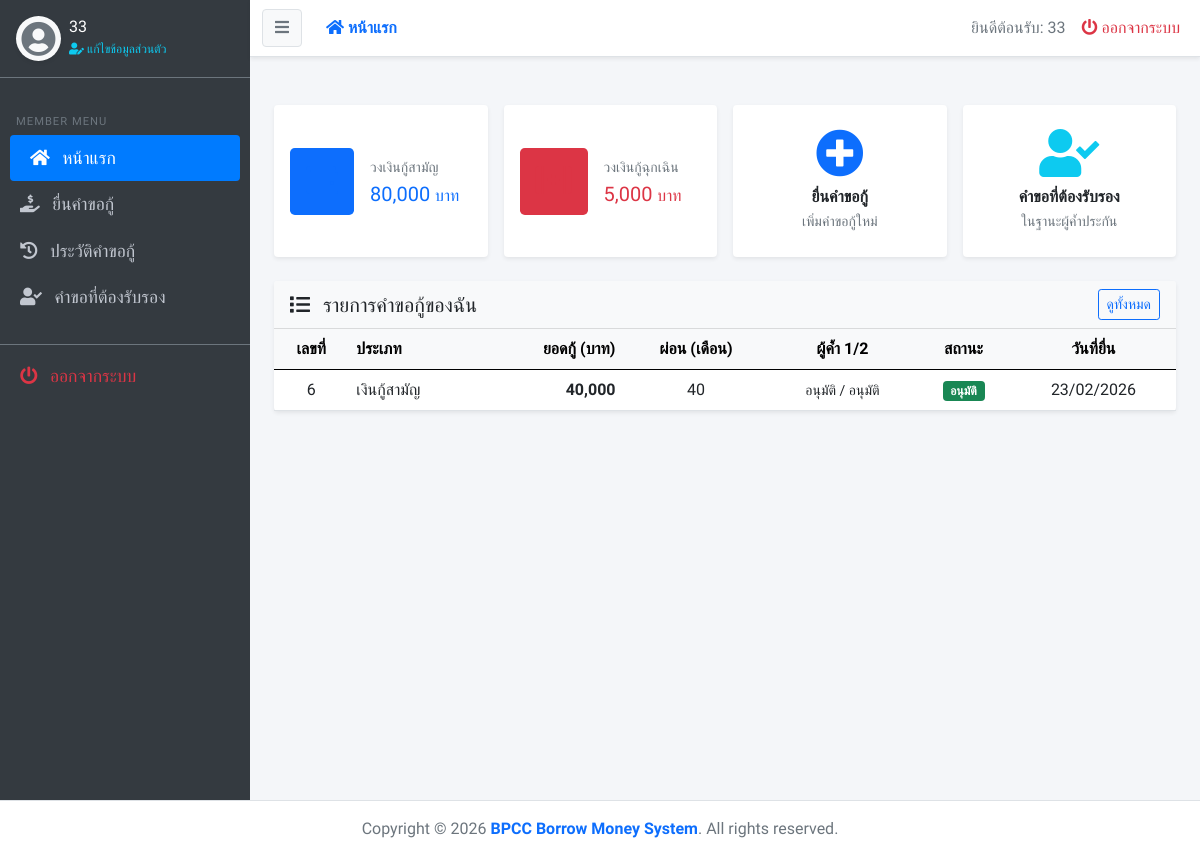
/user/index.php (signed in), run on the app's committed database.
### tables this page shows
CREATE TABLE `member` (
  `mem_id` varchar(13) NOT NULL,
  `mem_name` varchar(80) NOT NULL,
  `mem_address` text NOT NULL,
  `mem_phone` varchar(10) NOT NULL,
  `mem_status` int(1) UNSIGNED NOT NULL COMMENT '0=แอดมิน, 1=พนักงานคีย์ข้อมูล, 2=ครู, 3=เจ้าหน้าที่',
  `mem_username` varchar(20) NOT NULL,
  `mem_password` varchar(255) NOT NULL,
  `mem_amount_stock` int(10) UNSIGNED NOT NULL COMMENT 'จำนวนหุ้น',
  `mem_stock_savings` int(10) UNSIGNED NOT NULL DEFAULT 0 COMMENT 'เงินที่สมาชิกออมหุ้นทุกเดือน (บาท)',
  `mem_common_credit` int(10) UNSIGNED NOT NULL,
  `mem_emergency_credit` int(10) UNSIGNED NOT NULL,
  `mem_register_date` datetime NOT NULL
);

CREATE TABLE `borrow_request` (
  `br_id` int(10) UNSIGNED NOT NULL,
  `mem_id` varchar(13) NOT NULL,
  `br_type` varchar(50) NOT NULL COMMENT 'ชนิดการกู้เงิน',
  `br_amount` int(10) UNSIGNED NOT NULL,
  `br_months_pay` int(10) UNSIGNED NOT NULL,
  `guarantee_type` varchar(50) NOT NULL COMMENT 'ชนิดการค้ำประกัน',
  `guarantor_1` varchar(80) NOT NULL COMMENT 'ผู้ค้ำประกัน',
  `guarantor_2` varchar(80) NOT NULL COMMENT 'ผู้ค้ำประกัน',
  `guarantor_1_id` varchar(13) DEFAULT NULL COMMENT 'mem_id ผู้ค้ำคนที่ 1',
  `guarantor_2_id` varchar(13) DEFAULT NULL COMMENT 'mem_id ผู้ค้ำคนที่ 2',
  `guarantor_1_approve` tinyint(1) UNSIGNED DEFAULT 0 COMMENT '0=รอ 1=อนุมัติ 2=ไม่อนุมัติ',
  `guarantor_2_approve` tinyint(1) UNSIGNED DEFAULT 0 COMMENT '0=รอ 1=อนุมัติ 2=ไม่อนุมัติ',
  `guarantor_1_approve_date` datetime DEFAULT NULL,
  `guarantor_2_approve_date` datetime DEFAULT NULL,
  `br_details` text NOT NULL,
  `br_respond` text NOT NULL COMMENT 'ข้อความตอบกลับจากเจ้าหน้าที่',
  `br_status` tinyint(1) UNSIGNED NOT NULL,
  `br_approve_by` varchar(13) NOT NULL,
  `br_interest_rate` float UNSIGNED NOT NULL COMMENT 'อัตราดอกเบี้ย',
  `br_date_request` datetime NOT NULL,
  `br_date_approve` datetime NOT NULL
);

### user/index.php (the view, shortened to what this page needs)
<?php
$menu = "index";
include('../includes/header.php');
$mem_id = mysqli_real_escape_string($condb, $_SESSION['mem_id']);
$sql_mem = "SELECT mem_name, mem_common_credit, mem_emergency_credit FROM member WHERE mem_id = '$mem_id'";
$rs_mem = mysqli_query($condb, $sql_mem);
$member = mysqli_fetch_assoc($rs_mem);
$sql_br = "SELECT * FROM borrow_request WHERE mem_id = '$mem_id' ORDER BY br_id DESC LIMIT 10";
$rs_br = mysqli_query($condb, $sql_br);
function getTypeLabel($t) {
    return $t == 1 ? 'เงินกู้สามัญ' : 'เงินกู้ฉุกเฉิน';
}
function getStatusBadge($s) {
    if ($s == 1) return '<span class="badge bg-success">อนุมัติ</span>';
    return '-';
}
?>
<section class="content">
  <div class="container-fluid py-4">
    <div class="row g-3 mb-4">
      <div class="col-md-6 col-xl-3">
        <div class="card border-0 shadow-sm h-100">
          <div class="card-body d-flex align-items-center">
            <div class="flex-shrink-0 bg-primary bg-opacity-10 rounded-3 p-3 me-3">
              <i class="fas fa-wallet text-primary fa-2x"></i>
            </div>
            <div>
              <p class="text-muted small mb-1">วงเงินกู้สามัญ</p>
              <h5 class="mb-0 text-primary"><?php echo number_format((int)$member['mem_common_credit']); ?> <small class="fs-6 fw-normal">บาท</small></h5>
            </div>
          </div>
        </div>
      </div>
      <div class="col-md-6 col-xl-3">
        <div class="card border-0 shadow-sm h-100">
          <div class="card-body d-flex align-items-center">
            <div class="flex-shrink-0 bg-danger bg-opacity-10 rounded-3 p-3 me-3">
              <i class="fas fa-first-aid text-danger fa-2x"></i>
            </div>
            <div>
              <p class="text-muted small mb-1">วงเงินกู้ฉุกเฉิน</p>
              <h5 class="mb-0 text-danger"><?php echo number_format((int)$member['mem_emergency_credit']); ?> <small class="fs-6 fw-normal">บาท</small></h5>
            </div>
          </div>
        </div>
      </div>
      <div class="col-md-6 col-xl-3">
        <a href="borrow.php" class="text-decoration-none">
          <div class="card border-0 shadow-sm h-100 border-primary border-2 hover-shadow">
            <div class="card-body d-flex align-items-center justify-content-center text-center">
              <div>
                <i class="fas fa-plus-circle text-primary fa-3x mb-2"></i>
                <p class="mb-0 fw-bold text-dark">ยื่นคำขอกู้</p>
                <small class="text-muted">เพิ่มคำขอกู้ใหม่</small>
              </div>
            </div>
          </div>
        </a>
      </div>
      <div class="col-md-6 col-xl-3">
        <a href="guarantor.php" class="text-decoration-none">
          <div class="card border-0 shadow-sm h-100">
            <div class="card-body d-flex align-items-center justify-content-center text-center">
              <div>
                <i class="fas fa-user-check text-info fa-3x mb-2"></i>
                <p class="mb-0 fw-bold text-dark">คำขอที่ต้องรับรอง</p>
                <small class="text-muted">ในฐานะผู้ค้ำประกัน</small>
              </div>
            </div>
          </div>
        </a>
      </div>
    </div>
    <div class="card border-0 shadow-sm">
      <div class="card-header bg-light d-flex justify-content-between align-items-center">
        <h5 class="mb-0"><i class="fas fa-list me-2"></i> รายการคำขอกู้ของฉัน</h5>
        <a href="history.php" class="btn btn-sm btn-outline-primary">ดูทั้งหมด</a>
      </div>
      <div class="card-body p-0">
        <?php if (mysqli_num_rows($rs_br) > 0): ?>
        <div class="table-responsive">
          <table class="table table-hover align-middle mb-0">
            <thead class="table-light">
              <tr>
                <th class="text-center">เลขที่</th>
                <th>ประเภท</th>
                <th class="text-end">ยอดกู้ (บาท)</th>
                <th class="text-center">ผ่อน (เดือน)</th>
                <th class="text-center">ผู้ค้ำ 1/2</th>
                <th class="text-center">สถานะ</th>
                <th class="text-center">วันที่ยื่น</th>
              </tr>
            </thead>
            <tbody>
              <?php while ($row = mysqli_fetch_assoc($rs_br)):
                $g1 = array_key_exists('guarantor_1_approve', $row) ? (int)$row['guarantor_1_approve'] : -1;
                $g2 = array_key_exists('guarantor_2_approve', $row) ? (int)$row['guarantor_2_approve'] : -1;
                $g1txt = $g1 === 0 ? 'รอยืนยัน' : ($g1 === 1 ? 'อนุมัติ' : ($g1 === 2 ? 'ไม่อนุมัติ' : '-'));
                $g2txt = $g2 === 0 ? 'รอยืนยัน' : ($g2 === 1 ? 'อนุมัติ' : ($g2 === 2 ? 'ไม่อนุมัติ' : '-'));
              ?>
              <tr>
                <td class="text-center"><?php echo (int)$row['br_id']; ?></td>
                <td><?php echo getTypeLabel($row['br_type']); ?></td>
                <td class="text-end fw-bold"><?php echo number_format($row['br_amount']); ?></td>
                <td class="text-center"><?php echo (int)$row['br_months_pay']; ?></td>
                <td class="text-center small"><?php echo $g1txt; ?> / <?php echo $g2txt; ?></td>
                <td class="text-center"><?php echo getStatusBadge($row['br_status']); ?></td>
                <td class="text-center"><?php echo date('d/m/Y', strtotime($row['br_date_request'])); ?></td>
              </tr>
              <?php endwhile; ?>
            </tbody>
          </table>
        </div>
        <?php endif; ?>
      </div>
    </div>
  </div>
</section>
<?php include('../includes/footer.php'); ?>

### includes/header.php (shortened to what this page needs)
<!DOCTYPE html>
<html lang="th">
<head>
  <link rel="stylesheet" href="../assets/plugins/bootstrap-5/bootstrap.min.css">
  <link rel="stylesheet" href="../assets/plugins/fontawesome-free/css/all.min.css">
  <link rel="stylesheet" href="../assets/plugins/datatables/css/dataTables.bootstrap5.min.css">
  <link rel="stylesheet" href="../assets/css/custom.css">
</head>
<body>
<div class="wrapper">
    <?php include(__DIR__ . '/sidebar.php'); ?>
    <div id="content">
        <?php include(__DIR__ . '/navbar.php'); ?>
        <div class="container-fluid py-4">

### includes/sidebar.php (shortened to what this page needs)
<nav id="sidebar">
    <div class="p-3 border-bottom border-secondary">
        <div class="d-flex align-items-center">
            <div class="flex-shrink-0">
                <div class="bg-light rounded-circle d-flex align-items-center justify-content-center shadow-sm" style="width: 45px; height: 45px;">
                    <i class="fas fa-user-circle text-secondary" style="font-size: 35px;"></i>
                </div>
            </div>
            <div class="flex-grow-1 ms-2 overflow-hidden">
                <h6 class="mb-0 text-white text-truncate"><?php echo htmlspecialchars($_SESSION['mem_name']); ?></h6>
                <small>
                    <a href="#" class="text-info text-decoration-none" style="font-size: 0.75rem;" data-bs-toggle="modal" data-bs-target="#profileModal">
                        <i class="fas fa-user-edit"></i> แก้ไขข้อมูลส่วนตัว
                    </a>
                </small>
            </div>
        </div>
    </div>
    <ul class="list-unstyled components">
        <?php if ($_SESSION["mem_status"] == 0 || $_SESSION["mem_status"] == 1) { ?>
            <li class="px-3 pb-1 text-uppercase text-muted" style="font-size: 0.7rem; letter-spacing: 1px;">Management</li>
            <li class="<?php echo ($menu == 'index') ? 'active' : ''; ?>">
                <a href="index.php"><i class="fas fa-chart-line me-2"></i> แผงควบคุม</a>
            </li>
            <li class="<?php echo ($menu == 'member') ? 'active' : ''; ?>">
                <a href="list_mem.php"><i class="fas fa-users me-2"></i> จัดการสมาชิก</a>
            </li>
            <li class="<?php echo ($menu == 'borrow_request') ? 'active' : ''; ?>">
                <a href="borrow_request.php"><i class="fas fa-file-signature me-2"></i> รายการคำขอกู้</a>
            </li>
            <li class="<?php echo ($menu == 'mustpay') ? 'active' : ''; ?>">
                <a href="mustpay.php"><i class="fas fa-calendar-check me-2"></i> รายการค้างชำระ</a>
            </li>
            <?php if ($_SESSION["mem_status"] == 0) { ?>
            <li class="<?php echo ($menu == 'system') ? 'active' : ''; ?>">
                <a href="system.php"><i class="fas fa-cogs me-2 text-warning"></i> ตั้งค่าระบบ</a>
            </li>
            <?php } ?>
            <li class="px-3 pt-3 pb-1 text-uppercase text-muted" style="font-size: 0.7rem; letter-spacing: 1px;">Reports</li>
            <li class="<?php echo ($menu == 'report_d') ? 'active' : ''; ?>">
                <a href="report_d.php"><i class="fas fa-calendar-day me-2 text-info"></i> รายงานรายวัน</a>
            </li>
            <li class="<?php echo ($menu == 'report_m') ? 'active' : ''; ?>">
                <a href="report_m.php"><i class="fas fa-calendar-alt me-2 text-warning"></i> รายงานรายเดือน</a>
            </li>
            <li class="<?php echo ($menu == 'report_y') ? 'active' : ''; ?>">
                <a href="report_y.php"><i class="fas fa-table me-2 text-success"></i> รายงานรายปี</a>
            </li>
        <?php } else { ?>
            <li class="px-3 pt-3 pb-1 text-uppercase text-muted" style="font-size: 0.7rem; letter-spacing: 1px;">Member Menu</li>
            <li class="<?php echo ($menu == 'index') ? 'active' : ''; ?>">
                <a href="index.php"><i class="fas fa-home me-2"></i> หน้าแรก</a>
            </li>
            <li class="<?php echo ($menu == 'borrow') ? 'active' : ''; ?>">
                <a href="borrow.php"><i class="fas fa-hand-holding-usd me-2"></i> ยื่นคำขอกู้</a>
            </li>
            <li class="<?php echo ($menu == 'history') ? 'active' : ''; ?>">
                <a href="history.php"><i class="fas fa-history me-2"></i> ประวัติคำขอกู้</a>
            </li>
            <li class="<?php echo ($menu == 'guarantor') ? 'active' : ''; ?>">
                <a href="guarantor.php"><i class="fas fa-user-check me-2"></i> คำขอที่ต้องรับรอง</a>
            </li>
        <?php } ?>
        <li class="mt-4 border-top border-secondary pt-2">
            <a href="../logout.php" class="text-danger" onclick="return confirm('คุณต้องการออกจากระบบใช่หรือไม่?');">
                <i class="fas fa-power-off me-2"></i> ออกจากระบบ
            </a>
        </li>
    </ul>
</nav>

### includes/navbar.php
<nav class="navbar navbar-expand-lg navbar-light bg-white shadow-sm border-bottom">
  <div class="container-fluid">
    <button type="button" id="sidebarCollapse" class="btn btn-light border text-secondary me-3">
      <i class="fas fa-bars"></i>
    </button>
    <ul class="navbar-nav me-auto mb-2 mb-lg-0">
      <li class="nav-item">
        <a class="nav-link <?php if ($menu == "index"){ echo "active fw-bold text-primary"; } ?>" href="index.php">
          <i class="fas fa-home"></i> หน้าแรก
        </a>
      </li>
      </ul>
    <ul class="navbar-nav ms-auto">
      <li class="nav-item d-none d-sm-inline-block">
        <span class="nav-link text-secondary">
            ยินดีต้อนรับ: <?php echo htmlspecialchars($_SESSION['mem_name']); ?>
        </span>
      </li>
      <li class="nav-item">
        <a href="../logout.php" class="nav-link text-danger" onclick="return confirm('ยืนยันการออกจากระบบ?');">
          <i class="fas fa-power-off"></i> ออกจากระบบ
        </a>
      </li>
    </ul>
  </div>
</nav>

### includes/footer.php (shortened to what this page needs)
</div> </div> </div> <footer class="bg-white text-center text-lg-start border-top mt-auto py-3">
  <div class="text-center text-secondary">
    Copyright &copy; <?php echo date('Y'); ?>
    <span class="text-primary fw-bold">BPCC Borrow Money System</span>. All rights reserved.
  </div>
</footer>
<div class="position-fixed top-0 end-0 p-3" style="z-index: 1080; pointer-events: none;">
</div>
</body>
</html>

### assets/css/custom.css (style rules this page uses)
body { font-family: 'Kanit', sans-serif; background-color: #f4f6f9; overflow-x: hidden; }
.wrapper { display: flex; width: 100%; align-items: stretch; }
#sidebar { min-width: 250px; max-width: 250px; min-height: 100vh; background: #343a40; color: #fff; transition: all 0.3s; }
#sidebar ul.components { padding: 20px 0; }
#sidebar ul li a { padding: 10px 20px; font-size: 1.1em; display: block; color: #c2c7d0; text-decoration: none; }
#sidebar ul li.active > a { color: #fff; background: #007bff; border-radius: 4px; margin: 0 10px; width: auto; }
#content { width: 100%; min-height: 100vh; transition: all 0.3s; display: flex; flex-direction: column; }
.card { box-shadow: 0 0 1px rgba(0,0,0,.125), 0 1px 3px rgba(0,0,0,.2); border: 0; margin-bottom: 1rem; }
.card-header { background-color: transparent; border-bottom: 1px solid rgba(0,0,0,.125); }

### data on the page
member: mem_common_credit "80,000", mem_emergency_credit "5,000"
borrow_request: br_id "6", br_type "เงินกู้สามัญ", br_amount "40,000", br_months_pay "40", guarantor_1_approve "อนุมัติ", guarantor_2_approve "อนุมัติ", br_status "อนุมัติ", br_date_request "23/02/2026"

### other printed values
$_SESSION['mem_name'] "33"
